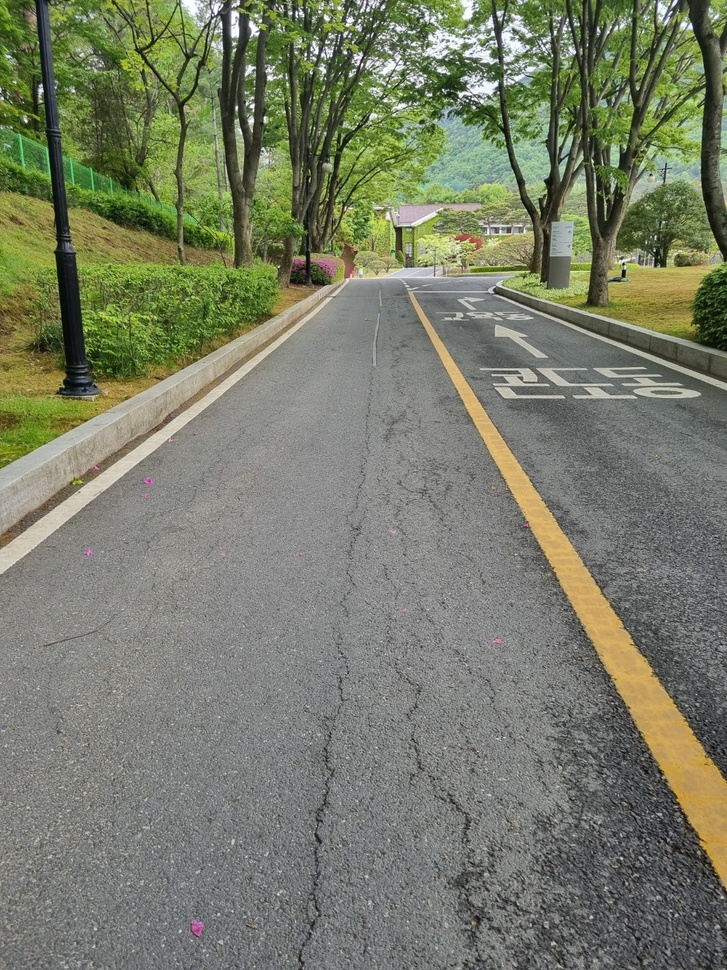
#> input picture DT/road_damage_detection/image/test_image_01.jpg, 727 x 970 px, shrunk from 1058 x 1411 before the run
$ python -i road_extraction.py   (imports and definitions only)
#> lines starting #> are read from the running program, lines starting #| are printed output that depends on the picture; after the words box and inside, x2 and y2 are one past the last pixel; in counts of white or black regions, pixels touching at a corner belong together
"""
도로 영역 추출 관련 모듈

이 모듈은 이미지에서 도로 영역을 추출하는 기능과 관련 유틸리티 함수를 제공합니다.
"""

import cv2
import numpy as np


def create_roi_mask(img, use_roi=True, roi_type="trapezoid"):
    """
    관심 영역(ROI) 마스크를 생성하는 함수

    Process:
    1. 이미지 크기 확인
    2. use_roi 매개변수 확인
    3. roi_type에 따라 다른 형태의 마스크 생성
        - trapezoid: 사다리꼴 모양 (기본값)
        - middle_strip: 이미지 중간 영역만 선택

    Parameters:
        - img (numpy.ndarray) : 원본 이미지
        - use_roi (bool) : ROI 사용 여부
        - roi_type (str) : ROI 마스크 타입 ("trapezoid", "middle_strip")

    Returns:
        - roi_mask (numpy.ndarray) : 생성된 ROI 마스크
    """
    height, width = img.shape[:2]
    roi_mask = np.ones((height, width), dtype=np.uint8) * 255

    if not use_roi:
        return roi_mask

    if roi_type == "trapezoid":
        # 사다리꼴 ROI - 일반적인 도로 영역
        roi_points = np.array([
            [width * 0, height * 0.85],        # 좌하단
            [width * 1, height * 0.85],        # 우하단
            [width * 0.75, height * 0.45],     # 우상단
            [width * 0.25, height * 0.45]      # 좌상단
        ], dtype=np.int32)

        # 빈 마스크 생성 및 ROI 영역만 255로 채우기
        roi_mask = np.zeros((height, width), dtype=np.uint8)
        cv2.fillPoly(roi_mask, [roi_points], 255)

    elif roi_type == "middle_strip":
        # 상단 n%와 하단 m%를 삭제하고 중간 (100 - m - n)%만 사용
        top = 0.45
        bottom = 0.15
        roi_mask = np.zeros((height, width), dtype=np.uint8)
        top_boundary = int(height * top)
        bottom_boundary = int(height * (1 - bottom))
        roi_mask[top_boundary:bottom_boundary, :] = 255

    return roi_mask


def extract_road_mask(img, use_roi=True, roi_mask=None):
    """
    이미지에서 도로 영역을 추출하는 함수

    Process:
    1. ROI 마스크 확인 및 생성
    2. 가우시안 블러로 노이즈 제거
    3. HSV 색상 공간으로 변환 (색상(Hue), 채도(Saturation), 명도(Value)) : 색상 분할에 효과적
    4. 다양한 도로 색상 범위에 대한 마스크 생성 (회색, 어두운, 밝은 도로)
    5. 모든 마스크 결합 및 ROI 적용
    6. 모폴로지 연산으로 노이즈 제거 및 도로 영역 연결
    7. 유의미한 크기의 연결 요소만 선택
    8. 홍수 채우기 알고리즘으로 가장 가능성 높은 도로 영역 선택

    Parameters:
        - img (numpy.ndarray) : 원본 이미지
        - use_roi (bool) : ROI 사용 여부
        - roi_mask (numpy.ndarray) : 사전에 정의된 ROI 마스크

    Returns:
        - road_mask (numpy.ndarray) : 도로 영역 마스크
    """
    # 이미지 복사 및 크기 가져오기
    height, width = img.shape[:2]

    # ROI 마스크가 제공되지 않았다면 생성
    if roi_mask is None and use_roi:
        roi_mask = create_roi_mask(img, use_roi=True)
    elif not use_roi:
        roi_mask = np.ones((height, width), dtype=np.uint8) * 255

    # 이미지 전처리: 가우시안 블러로 노이즈 제거
    blurred = cv2.GaussianBlur(img, (5, 5), 0)

    # HSV 변환
    hsv = cv2.cvtColor(blurred, cv2.COLOR_BGR2HSV)

    # 도로 색상 범위
    # 일반 범위의 도로 색상 감지
    lower_gray_road = np.array([0, 0, 70])
    upper_gray_road = np.array([180, 30, 170])

    # 아스팔트 도로 (어두운 색상)
    lower_dark_road = np.array([0, 0, 40])
    upper_dark_road = np.array([180, 25, 100])

    # 콘크리트 도로 (밝은 색상)
    lower_light_road = np.array([0, 0, 140])
    upper_light_road = np.array([180, 35, 220])

    # 각 범위에 대한 마스크 생성
    gray_mask = cv2.inRange(hsv, lower_gray_road, upper_gray_road)
    dark_mask = cv2.inRange(hsv, lower_dark_road, upper_dark_road)
    light_mask = cv2.inRange(hsv, lower_light_road, upper_light_road)

    # 모든 마스크 결합
    road_mask = cv2.bitwise_or(gray_mask, dark_mask)
    road_mask = cv2.bitwise_or(road_mask, light_mask)

    # ROI 적용
    if use_roi:
        road_mask = cv2.bitwise_and(road_mask, roi_mask)

    # 작은 노이즈 제거
    kernel_open = np.ones((3, 3), np.uint8)
    road_mask = cv2.morphologyEx(road_mask, cv2.MORPH_OPEN, kernel_open)

    # 도로 영역 연결
    kernel_close = np.ones((7, 7), np.uint8)
    road_mask = cv2.morphologyEx(road_mask, cv2.MORPH_CLOSE, kernel_close)

    # 넓은 영역 닫기 연산으로 도로 틈새 메우기
    kernel_close_large = np.ones((15, 15), np.uint8)
    road_mask = cv2.morphologyEx(road_mask, cv2.MORPH_CLOSE, kernel_close_large)

    # 연결 요소 찾기
    contours, _ = cv2.findContours(road_mask, cv2.RETR_EXTERNAL, cv2.CHAIN_APPROX_SIMPLE)

    if contours:
        # 면적 기준으로 정렬된 상위 3개 연결 요소 선택
        sorted_contours = sorted(contours, key=cv2.contourArea, reverse=True)
        refined_mask = np.zeros_like(road_mask)

        # 이미지 전체 면적
        total_area = height * width

        # 상위 연결 요소 중 유의미한 크기인 것만 선택
        for contour in sorted_contours[:3]:
            area = cv2.contourArea(contour)
            if area > (total_area * 0.05):  # 전체 이미지의 5% 이상인 연결 요소만 고려
                cv2.drawContours(refined_mask, [contour], 0, 255, -1)

        # 최종 마스크가 비어있지 않은 경우에만 갱신
        if np.any(refined_mask):
            road_mask = refined_mask

        # 마스크의 하단 중앙에서 시작하여 홍수 채우기(Flood Fill)로 가장 가능성 높은 도로 영역 선택
        seed_point = (width // 2, int(height * 0.9))
        flood_mask = np.zeros((height+2, width+2), np.uint8)
        cv2.floodFill(road_mask.copy(), flood_mask, seed_point, 255, 0, 0, cv2.FLOODFILL_FIXED_RANGE)
        flood_mask = flood_mask[1:-1, 1:-1]  # 경계 제거

        # 가장 큰 연결 요소와 홍수 채우기 결과를 결합
        combined_mask = cv2.bitwise_or(road_mask, flood_mask)
        road_mask = combined_mask

    return road_mask


# [73 lines left out: function extract_road_between_lanes, not called in this run]

>>> import cv2
>>> picture = cv2.imread('../image/test_image_01.jpg')
#> picture is the input picture: shape (970, 727, 3); mean B, G, R 104.8, 124.4, 120.1
>>> result = extract_road_mask(picture)
#> in create_roi_mask, `cv2.fillPoly(roi_mask, [roi_points], 255)`:
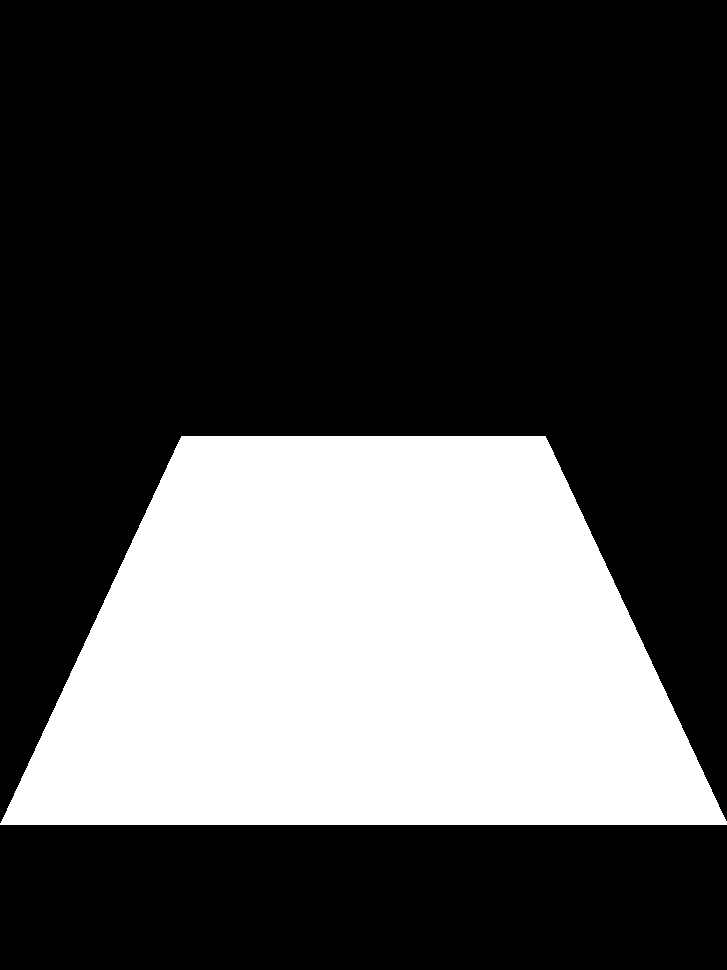
#> roi_mask: shape (970, 727); 30.1% white; 1 white region, box (x1, y1, x2, y2) and area: (0, 436, 727, 825) 212575
#> in extract_road_mask, `dark_mask = cv2.inRange(hsv, lower_dark_road, upper_dark_road)`:
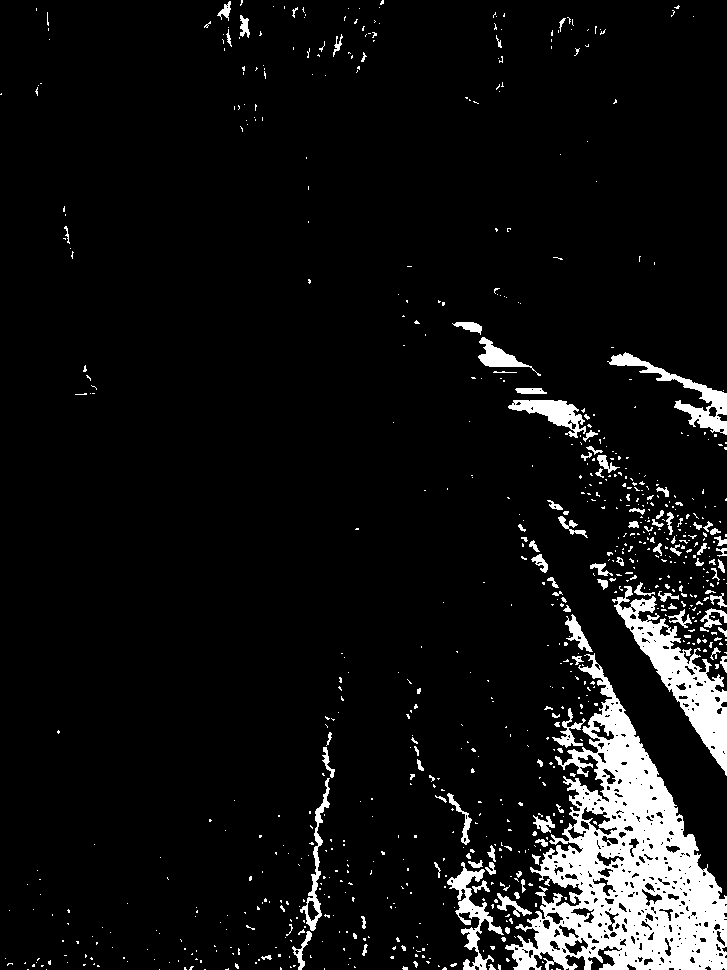
#> dark_mask: shape (970, 727); 7.3% white; 790 white regions (680 under 20 px), largest, box (x1, y1, x2, y2) and area: (505, 653, 727, 970) 28540, (612, 586, 727, 776) 5879, (607, 352, 727, 435) 1969
#> in extract_road_mask, `light_mask = cv2.inRange(hsv, lower_light_road, upper_light_road)`:
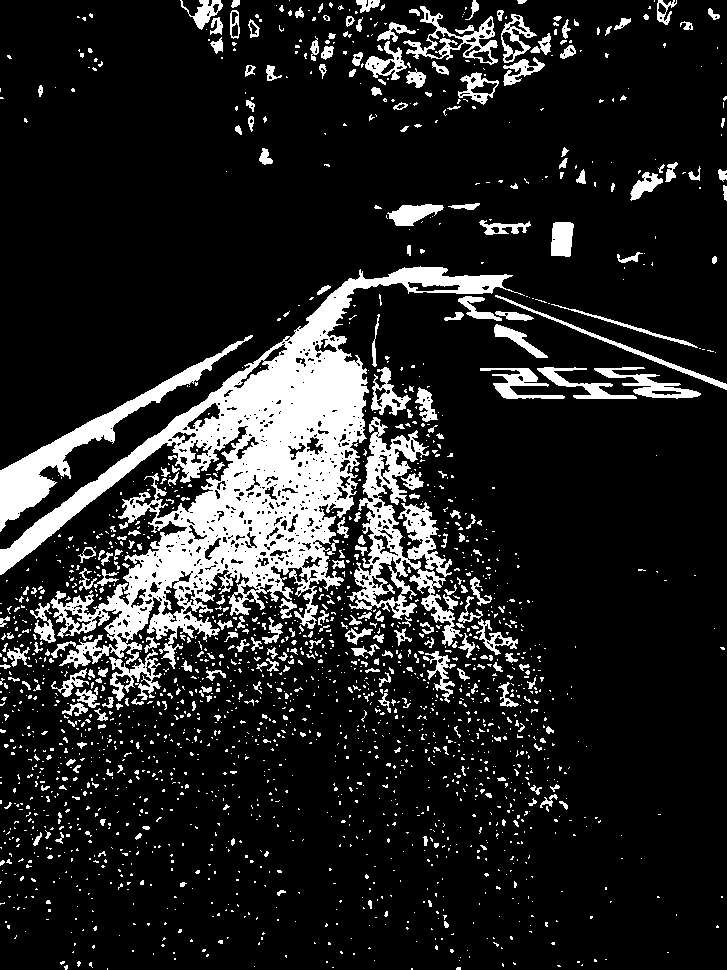
#> light_mask: shape (970, 727); 14.5% white; 2023 white regions (1735 under 20 px), largest, box (x1, y1, x2, y2) and area: (0, 266, 525, 669) 49059, (347, 417, 463, 646) 7852, (0, 335, 253, 532) 5822
#> in extract_road_mask, `road_mask = cv2.bitwise_and(road_mask, roi_mask)`:
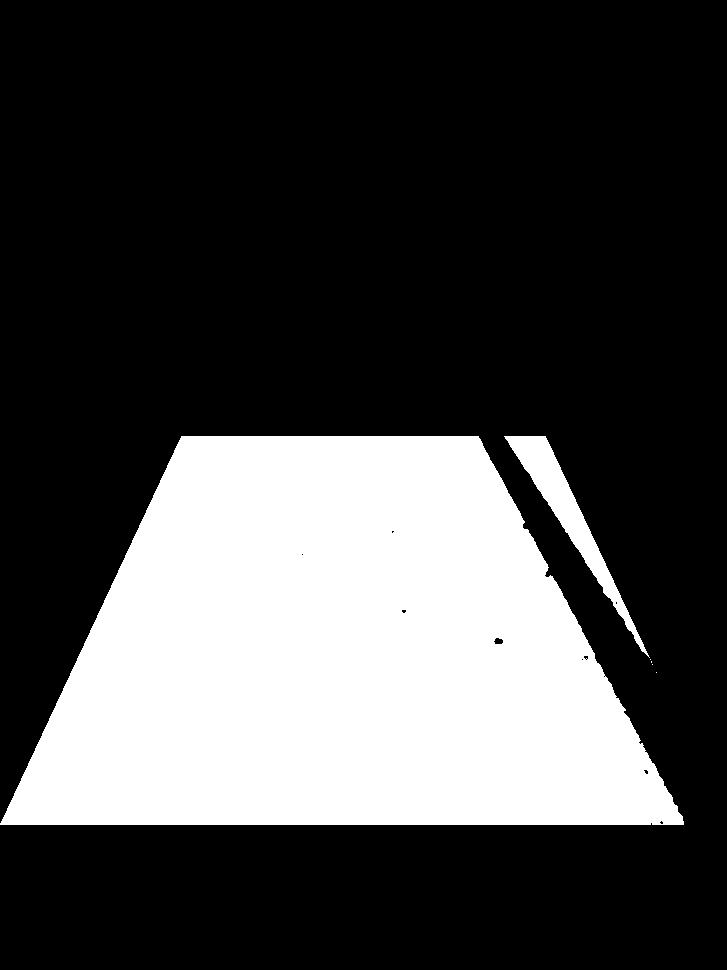
#> road_mask: shape (970, 727); 27.8% white; 6 white regions (4 under 20 px), largest, box (x1, y1, x2, y2) and area: (0, 436, 684, 825) 191138, (504, 436, 650, 658) 4905
#> in extract_road_mask, `contours, _ = cv2.findContours(road_mask, cv2.RETR_EXTERNAL, cv2.CHAIN..`: contours = 2 contours; box (x1, y1, x2, y2) and area: (0, 436, 684, 825) 190402, (505, 436, 646, 652) 4654
#> in extract_road_mask, `sorted_contours = sorted(contours, key=cv2.contourArea, reverse=True)`: sorted_contours has the same summary as contours
#> the loop in extract_road_mask, `for contour in sorted_contours[:3]:` made 2 passes
#> area on passes 1 to 2: 190401.5, 4654
#> after the loop in extract_road_mask, `for contour in sorted_contours[:3]:`:
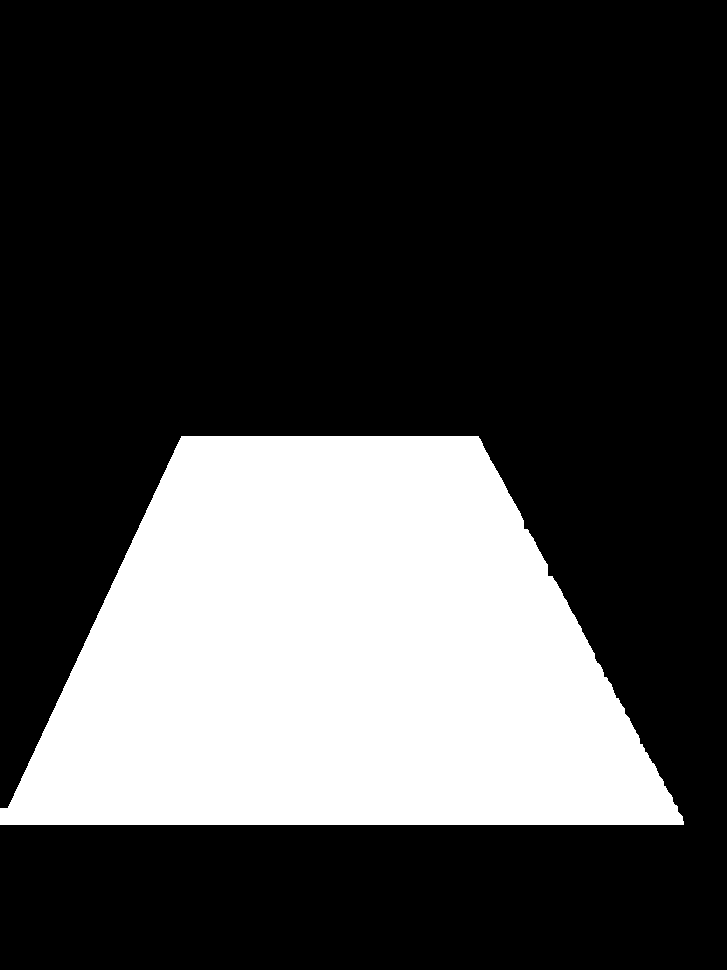
#> refined_mask: shape (970, 727); 27.1% white; 1 white region, box (x1, y1, x2, y2) and area: (0, 436, 684, 825) 191293

$ run again, on DT/road_damage_detection/image/test_image_02.jpg
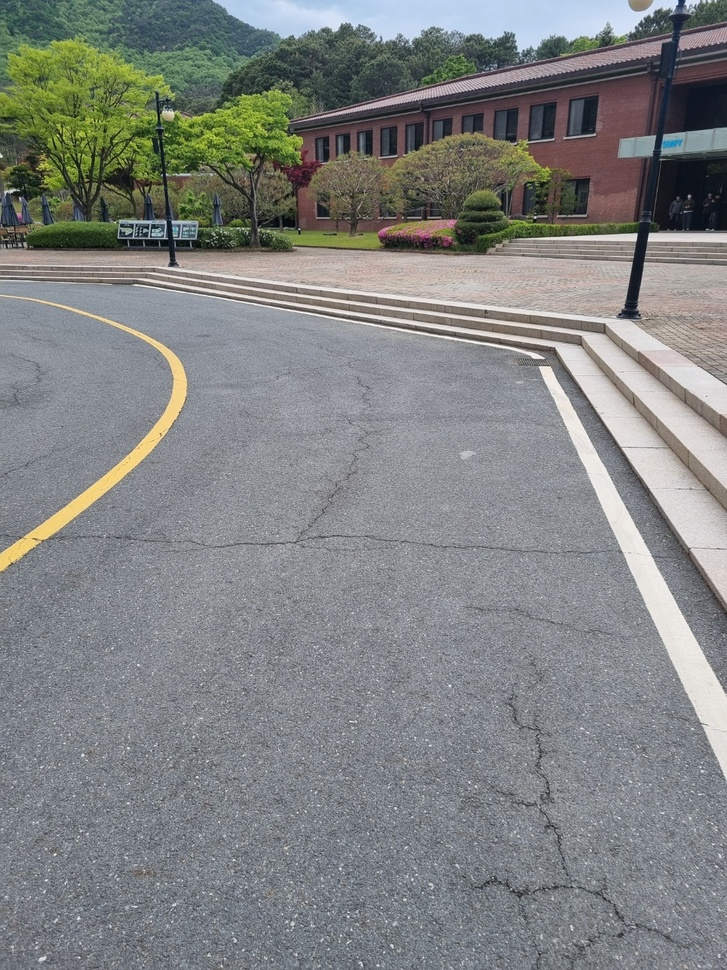
#> input picture DT/road_damage_detection/image/test_image_02.jpg, 727 x 970 px, shrunk from 1058 x 1411 before the run
#> picture is the input picture: shape (970, 727, 3); mean B, G, R 130.6, 131.1, 128.5
#> roi_mask: shape (970, 727); 30.1% white; 1 white region, box (x1, y1, x2, y2) and area: (0, 436, 727, 825) 212575
#> hsv: shape (970, 727, 3); mean H, S, V 89.4, 32.8, 138.2
#> in extract_road_mask, `gray_mask = cv2.inRange(hsv, lower_gray_road, upper_gray_road)`:
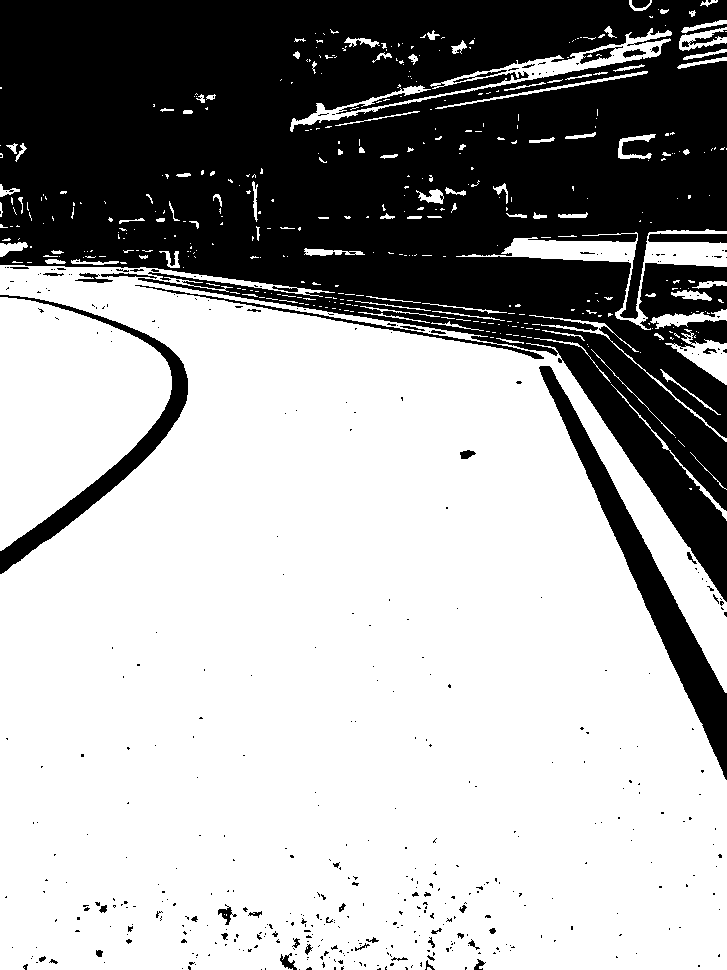
#> gray_mask: shape (970, 727); 64.9% white; 477 black regions (424 under 20 px), largest, box (x1, y1, x2, y2) and area: (0, 0, 727, 602) 226356, (539, 366, 727, 780) 10312, (0, 295, 188, 574) 5792
#> dark_mask: shape (970, 727); 1.2% white; 334 white regions (272 under 20 px), largest, box (x1, y1, x2, y2) and area: (559, 363, 727, 633) 1744, (290, 108, 421, 132) 773, (429, 71, 647, 110) 673
#> light_mask: shape (970, 727); 45.1% white; 1823 white regions (1441 under 20 px), largest, box (x1, y1, x2, y2) and area: (0, 280, 727, 952) 229609, (0, 233, 727, 417) 32565, (0, 269, 727, 603) 16590
#> in extract_road_mask, `road_mask = cv2.bitwise_or(road_mask, light_mask)`:
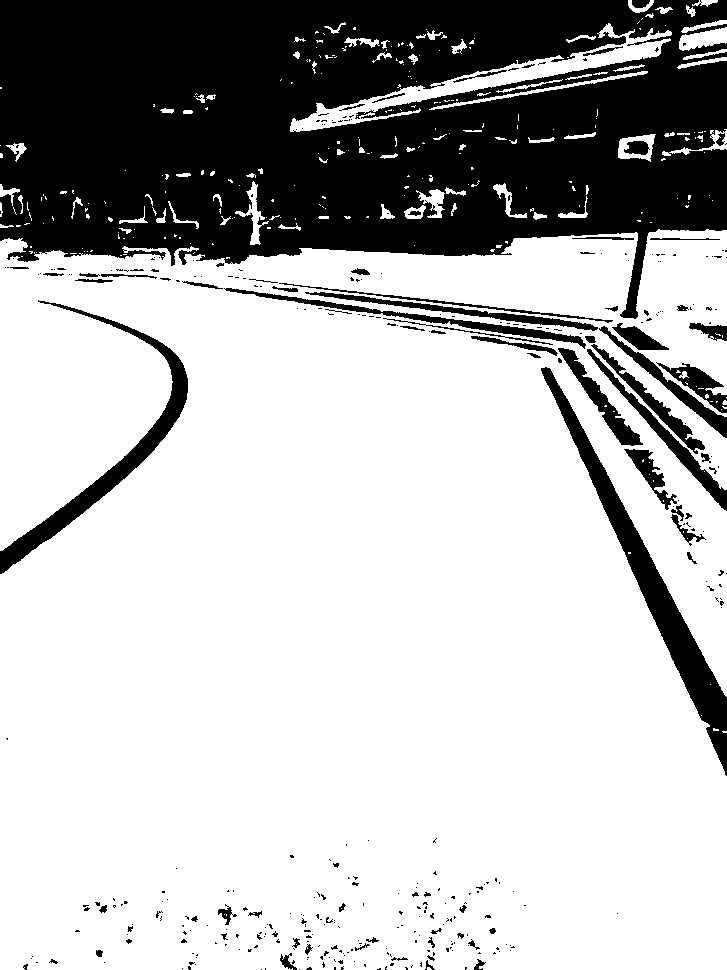
#> road_mask: shape (970, 727); 71.8% white; 386 black regions (306 under 20 px), largest, box (x1, y1, x2, y2) and area: (0, 0, 727, 319) 164945, (541, 367, 727, 776) 8884, (0, 300, 188, 574) 5548
#> contours = 1 contour; box (x1, y1, x2, y2) and area: (0, 436, 727, 825) 211753
#> sorted_contours has the same summary as contours
#> the loop in extract_road_mask, `for contour in sorted_contours[:3]:` made 1 pass
#> area on pass 1: 211753
